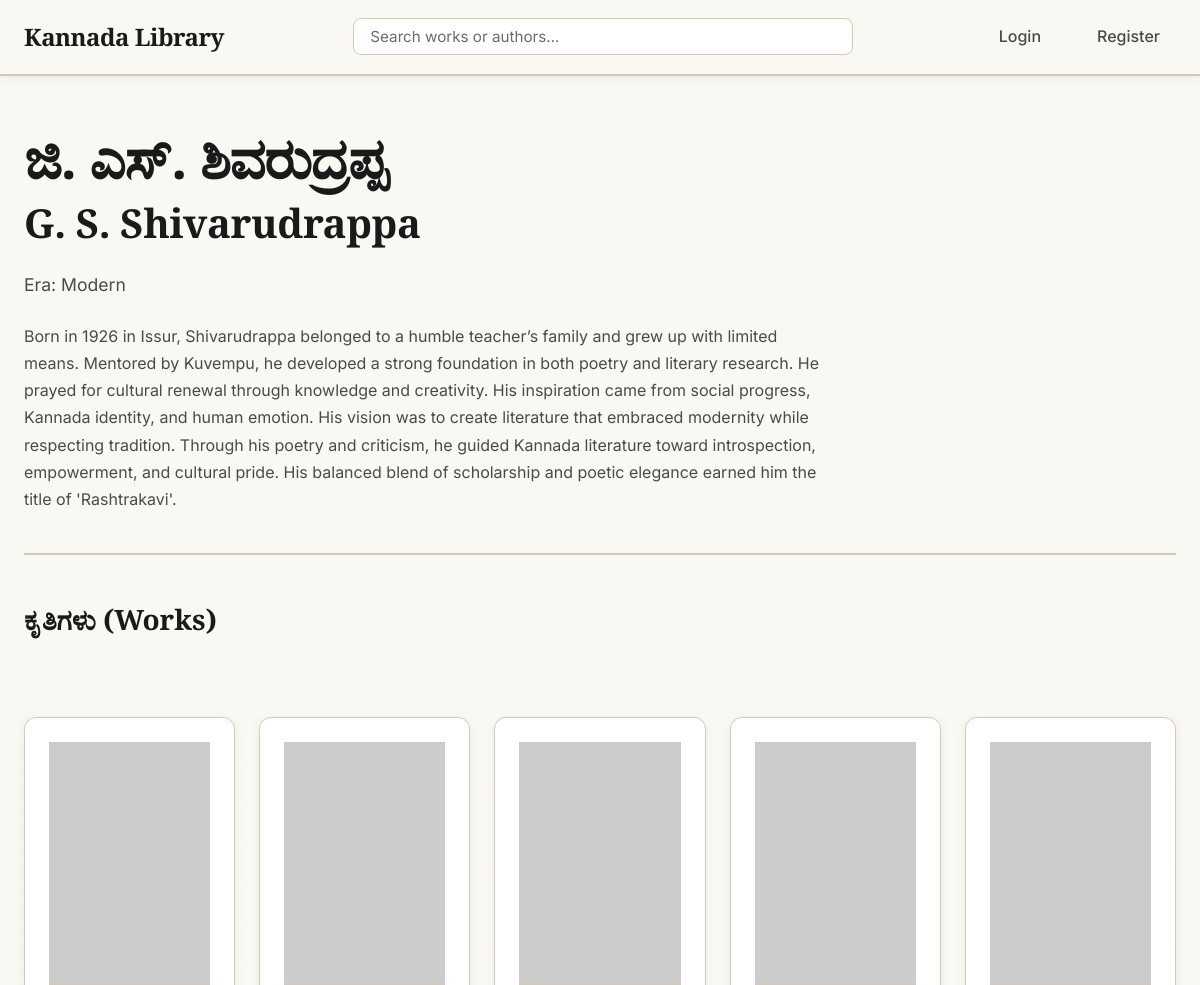
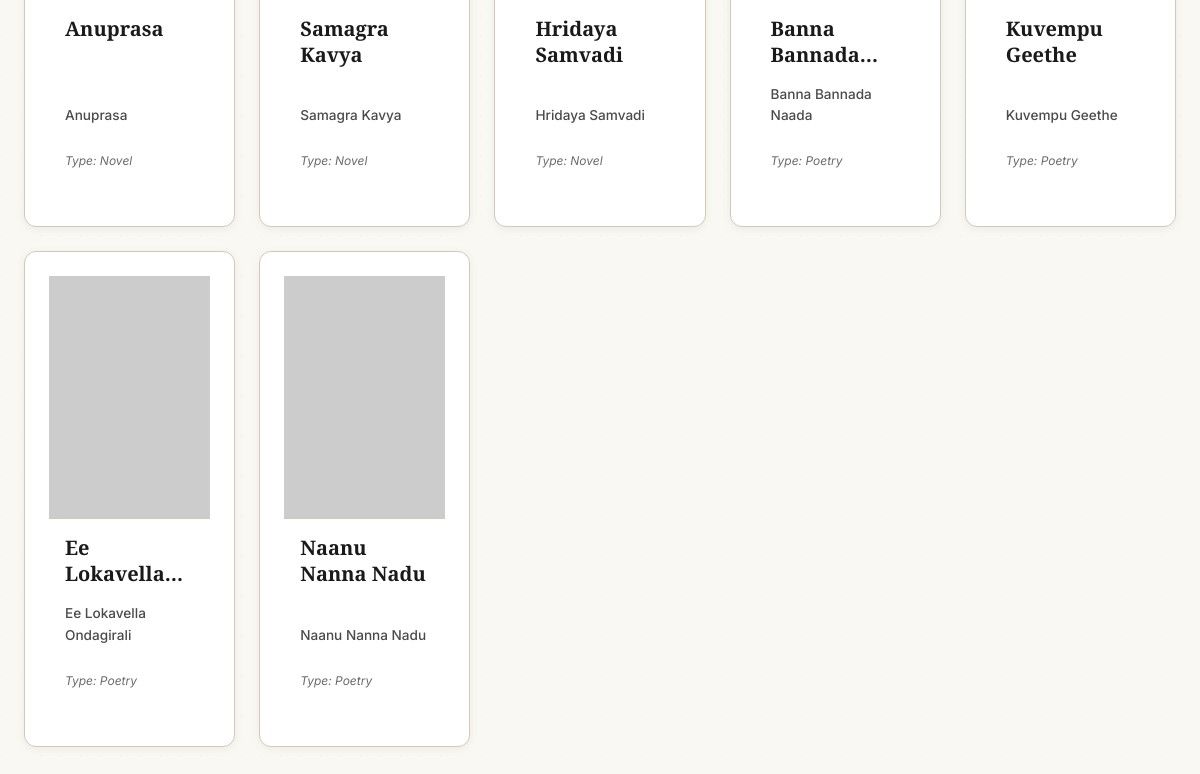
Screenshot of /author/9 with the database file from the repository (2 pictures, top to bottom).
### tables this page shows
CREATE TABLE Author (
    author_id INTEGER PRIMARY KEY AUTOINCREMENT,
    name_kannada TEXT NOT NULL,
    name_english TEXT NOT NULL,
    biography TEXT,
    image_url TEXT, -- e.g., 'kuvempu.jpg'
    era TEXT
);

CREATE TABLE Work (
    work_id INTEGER PRIMARY KEY AUTOINCREMENT,
    author_id INTEGER NOT NULL,
    title_kannada TEXT NOT NULL,
    title_english TEXT NOT NULL,
    synopsis TEXT,
    cover_image_url TEXT, -- e.g., 'kanooru_heggadithi.jpg'
    type TEXT, -- 'Novel', 'Poetry', 'Play'
    FOREIGN KEY (author_id) REFERENCES Author (author_id)
);

### app.py (the view)
@app.route('/author/<int:author_id>')
def author_details(author_id):
    db = get_db()
    author = db.execute('SELECT * FROM Author WHERE author_id = ?', (author_id,)).fetchone()
    if author is None:
        abort(404)
    works = db.execute('SELECT * FROM Work WHERE author_id = ?', (author_id,)).fetchall()
    return render_template('author.html', author=author, works=works)

### app.py (called while the page is built)
def get_db():
    db = getattr(g, '_database', None)
    if db is None:
        db = g._database = sqlite3.connect(DATABASE)
        db.row_factory = sqlite3.Row
    return db

@app.teardown_appcontext
def close_connection(exception):
    db = getattr(g, '_database', None)
    if db is not None:
        db.close()

### templates/author.html (shortened to what this page needs)
{% extends "layout.html" %}
{% block content %}
    <div class="author-header">
        <h1>{{ author.name_kannada }}</h1>
        <h2>{{ author.name_english }}</h2>
        {% if author.era %}
            <p class="author-era">Era: {{ author.era }}</p>
        {% endif %}
        {% if author.biography %}
            <p class="author-bio">{{ author.biography }}</p>
        {% endif %}
    </div>
    <div class="works-list">
        <h3>ಕೃತಿಗಳು (Works)</h3>
        {% if works %}
            <div class="work-grid">
                {% for work in works %}
                    <a href="{{ url_for('work_details', work_id=work.work_id) }}" class="work-card">
                        <div class="work-poster">
                            {% if work.cover_image_url %}
                                <img
                                    src="{{ url_for('static', filename='images/' + work.cover_image_url) }}"
                                    alt="Cover for {{ work.title_english }}"
                                    loading="lazy"
                                >
                            {% else %}
                                <img
                                    src="https://placehold.co/500x750/f5f2eb/6b6b6b?text={{ work.title_english|urlencode }}"
                                    alt="Cover for {{ work.title_english }}"
                                    loading="lazy"
                                >
                            {% endif %}
                        </div>
                        <div class="work-details">
                            <h3 class="work-title">{{ work.title_kannada }}</h3>
                            <p class="work-author">{{ work.title_english }}</p>
                            <p class="work-type">Type: {{ work.type }}</p>
                        </div>
                    </a>
                {% endfor %}
            </div>
        {% else %}
            <p>No works available for this author.</p>
        {% endif %}
    </div>
{% endblock %}

### templates/layout.html (shortened to what this page needs)
<!DOCTYPE html>
<html lang="en">
<head>
    <link rel="stylesheet" href="{{ url_for('static', filename='style.css') }}">
    <link rel="stylesheet" href="https://code.jquery.com/ui/1.13.3/themes/base/jquery-ui.css">
</head>
<body>
    <nav role="navigation" aria-label="Main navigation">
        <div class="nav-container">
            <a href="{{ url_for('homepage') }}" class="nav-logo" aria-label="Kannada Library Home">Kannada Library</a>
            <div class="search-container">
                <input
                    type="text"
                    id="search-bar"
                    name="search"
                    placeholder="Search works or authors..."
                    aria-label="Search works or authors"
                    autocomplete="off"
                >
            </div>
            <div class="nav-links">
                {% if current_user.is_authenticated %}
                    <a href="{{ url_for('user_profile', username=current_user.username) }}" aria-label="My Profile">My Profile</a>
                    <a href="{{ url_for('logout') }}">Logout</a>
                {% else %}
                    <a href="{{ url_for('login') }}">Login</a>
                    <a href="{{ url_for('register') }}">Register</a>
                {% endif %}
            </div>
        </div>
    </nav>
    <main id="main-content" class="content" role="main">
        {% block content %}{% endblock %}
    </main>
</body>
</html>

### templates/layout.html (style rules this page uses)
html { color-scheme: light !important; }
body { background-color: #faf8f3 !important; color: #1a1a1a !important; }

### rows the page displays
Author: name_kannada "ಜಿ. ಎಸ್. ಶಿವರುದ್ರಪ್ಪ", name_english "G. S. Shivarudrappa", era "Modern", biography "Born in 1926 in Issur, Shivarudrappa belonged to a humble teacher’s family and grew up with limited means. Mentored by Kuvempu, he developed a strong foundation in both poetry and literary research. He prayed for cultural renewal through knowledge and creativity. His inspiration came from social progress, Kannada identity, and human emotion. His vision was to create literature that embraced modernity while respecting tradition. Through his poetry and criticism, he guided Kannada literature toward introspection, empowerment, and cultural pride. His balanced blend of scholarship and poetic elegance earned him the title of 'Rashtrakavi'."
Work: title_kannada "Anuprasa", title_english "Anuprasa", type "Novel"
Work: title_kannada "Samagra Kavya", title_english "Samagra Kavya", type "Novel"
Work: title_kannada "Hridaya Samvadi", title_english "Hridaya Samvadi", type "Novel"
Work: title_kannada "Banna…", title_english "Banna Bannada Naada", type "Poetry"
Work: title_kannada "Kuvempu Geethe", title_english "Kuvempu Geethe", type "Poetry"
Work: title_kannada "Ee…", title_english "Ee Lokavella Ondagirali", type "Poetry"
Work: title_kannada "Naanu Nanna Nadu", title_english "Naanu Nanna Nadu", type "Poetry"
